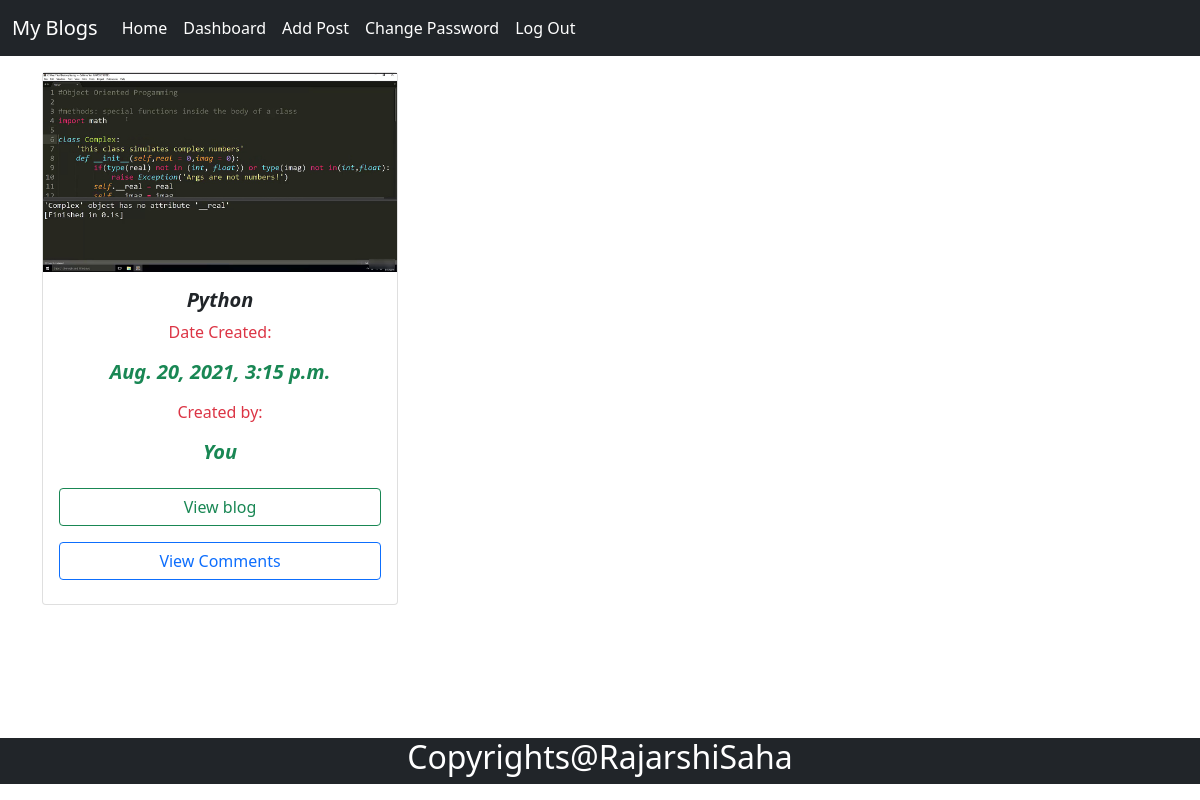
The page /blogtopic/Programming (signed in) on the database its author committed.
### blog/models.py (models this page shows, shortened)
class Post(models.Model):
    user = models.ForeignKey(User, related_name='user', on_delete=models.CASCADE)
    cat = models.ForeignKey(Category, related_name='cat', on_delete=models.CASCADE)
    name = models.CharField(max_length=250)
    desc = HTMLField()
    post_img = models.ImageField(upload_to='postimg', blank=True, null=True)
    date_created = models.DateTimeField(auto_now_add=True, null=True)
    class Meta:
        verbose_name = 'Post'
        verbose_name_plural = 'Posts'

### blog/views.py (the view)
# urls.py: path('blogtopic/<str:title>', views.filter_topic, name='topic' ),
def filter_topic(request, title, id=None):
    if request.user.is_authenticated:
        topics = Post.objects.filter(cat__title=title)
        return render(request, 'blogtopic.html', {'title': title, 'topics': topics})
    else:
        messages.warning(request, 'Please Login First !!')
        return HttpResponseRedirect('/userLogin/')

### templates/blogtopic.html (shortened to what this page needs)
{% extends 'base.html'%}
{% block content %}
<div class="container my-3">
    <div class="row">
        {% if topics %}
        {% for tp in topics %}
        <div class="col-12 col-lg-4">
            <div class="card">
                <img src="{{tp.post_img.url}}" alt="image">
                <div class="card-body">
                    <h5 class="text-center">
                        <b> <i> {{tp.name}} </i> </b>
                    </h5>
                    <p class="text-center text-danger">Date Created:
                    <h5 class="text-success text-center"> <strong><i>{{tp.date_created}}</i></strong></h5>
                    </p>
                    <p class="text-center text-danger">Created by:
                    <h5 class="text-success text-center"> <strong>
                            {% if tp.user.id == request.user.id %}
                            <i>You</i>
                            {% else %}
                            <i>{{tp.user.first_name}} {{tp.user.last_name}}</i>
                            {% endif %}</strong></h5>
                    </p>
                    <div class="text-center">
                        <a href="{% url 'view_blog' title tp.id %}" class="btn btn-outline-success my-2 w-100">View
                            blog</a>
                        {% if tp.user.id != request.user.id %}
                        <a href="{% url 'addComments' tp.id tp.user.id  %}" class="btn btn-outline-primary my-2 w-100">Add Comments</a>
                        <a href="{% url 'viewComments' tp.name tp.user.id %}" class="btn btn-outline-primary my-2 w-100">View Comments</a>
                        {% else %}
                            <a href="{% url 'viewComments' tp.name tp.user.id %}" class="btn btn-outline-primary my-2 w-100">View Comments</a>
                        {% endif %}
                    </div>
                </div>
            </div>
        </div>
        {% endfor %}
        {% else %}
            <h2 class="text-center alert alert-danger">No posts on this category till date</h2>
        {% endif %}
    </div>
</div>
{% endblock content %}

### blog/static/css/style.css (style rules this page uses)
* { margin: 0; padding: 0; box-sizing: border-box; }

### rows shown on the page
Post: post_img (picture), name "Python", date_created "Aug. 20, 2021, 3:15 p.m.", shows "You", shows "View Comments"
